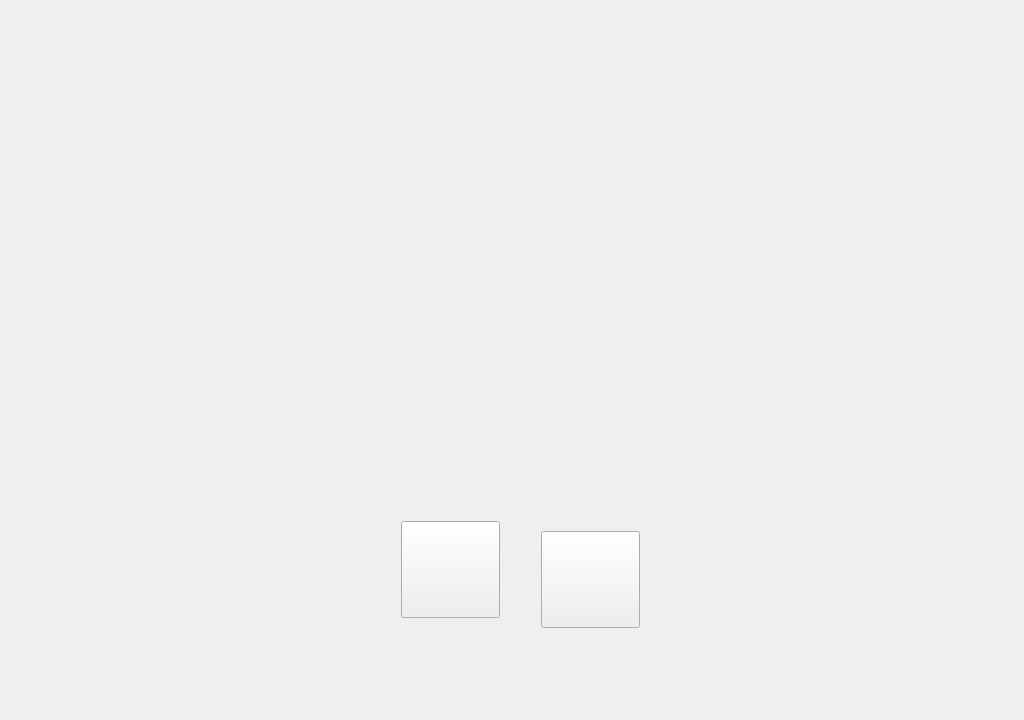
<?xml version="1.0" encoding="UTF-8"?>
<ui version="4.0">
 <class>initialprogram</class>
 <widget class="QWidget" name="initialprogram">
  <property name="geometry">
   <rect>
    <x>0</x>
    <y>0</y>
    <width>1024</width>
    <height>720</height>
   </rect>
  </property>
  <property name="sizePolicy">
   <sizepolicy hsizetype="Expanding" vsizetype="Expanding">
    <horstretch>0</horstretch>
    <verstretch>0</verstretch>
   </sizepolicy>
  </property>
  <property name="baseSize">
   <size>
    <width>1024</width>
    <height>720</height>
   </size>
  </property>
  <property name="windowTitle">
   <string>SAGORA</string>
  </property>
  <property name="styleSheet">
   <string notr="true"> border-image:  url(:/png/main/res/Fondoinicio.png);
                           </string>
  </property>
  <layout class="QVBoxLayout" name="verticalLayout">
   <item>
    <widget class="QFrame" name="backgroundFrame">
     <property name="styleSheet">
      <string notr="true"> border-image:  url(:/png/main/res/Fondoinicio.png);
                </string>
     </property>
     <widget class="QPushButton" name="server">
      <property name="geometry">
       <rect>
        <x>530</x>
        <y>520</y>
        <width>99</width>
        <height>97</height>
       </rect>
      </property>
      <property name="sizePolicy">
       <sizepolicy hsizetype="Minimum" vsizetype="Minimum">
        <horstretch>0</horstretch>
        <verstretch>0</verstretch>
       </sizepolicy>
      </property>
      <property name="toolTipDuration">
       <number>-7</number>
      </property>
      <property name="layoutDirection">
       <enum>Qt::LeftToRight</enum>
      </property>
      <property name="styleSheet">
       <string notr="true"> border-image:  url(:/png/main/res/botontransparente80x80.png);
                               
            

</string>
      </property>
      <property name="text">
       <string/>
      </property>
      <property name="iconSize">
       <size>
        <width>22</width>
        <height>16</height>
       </size>
      </property>
     </widget>
     <widget class="QPushButton" name="client">
      <property name="geometry">
       <rect>
        <x>390</x>
        <y>510</y>
        <width>99</width>
        <height>97</height>
       </rect>
      </property>
      <property name="sizePolicy">
       <sizepolicy hsizetype="Minimum" vsizetype="Minimum">
        <horstretch>0</horstretch>
        <verstretch>0</verstretch>
       </sizepolicy>
      </property>
      <property name="styleSheet">
       <string notr="true"> border-image:  url(:/png/main/res/botontransparente80x80.png);
                                 </string>
      </property>
      <property name="text">
       <string/>
      </property>
      <property name="iconSize">
       <size>
        <width>22</width>
        <height>16</height>
       </size>
      </property>
     </widget>
    </widget>
   </item>
  </layout>
 </widget>
 <resources/>
 <connections/>
</ui>
